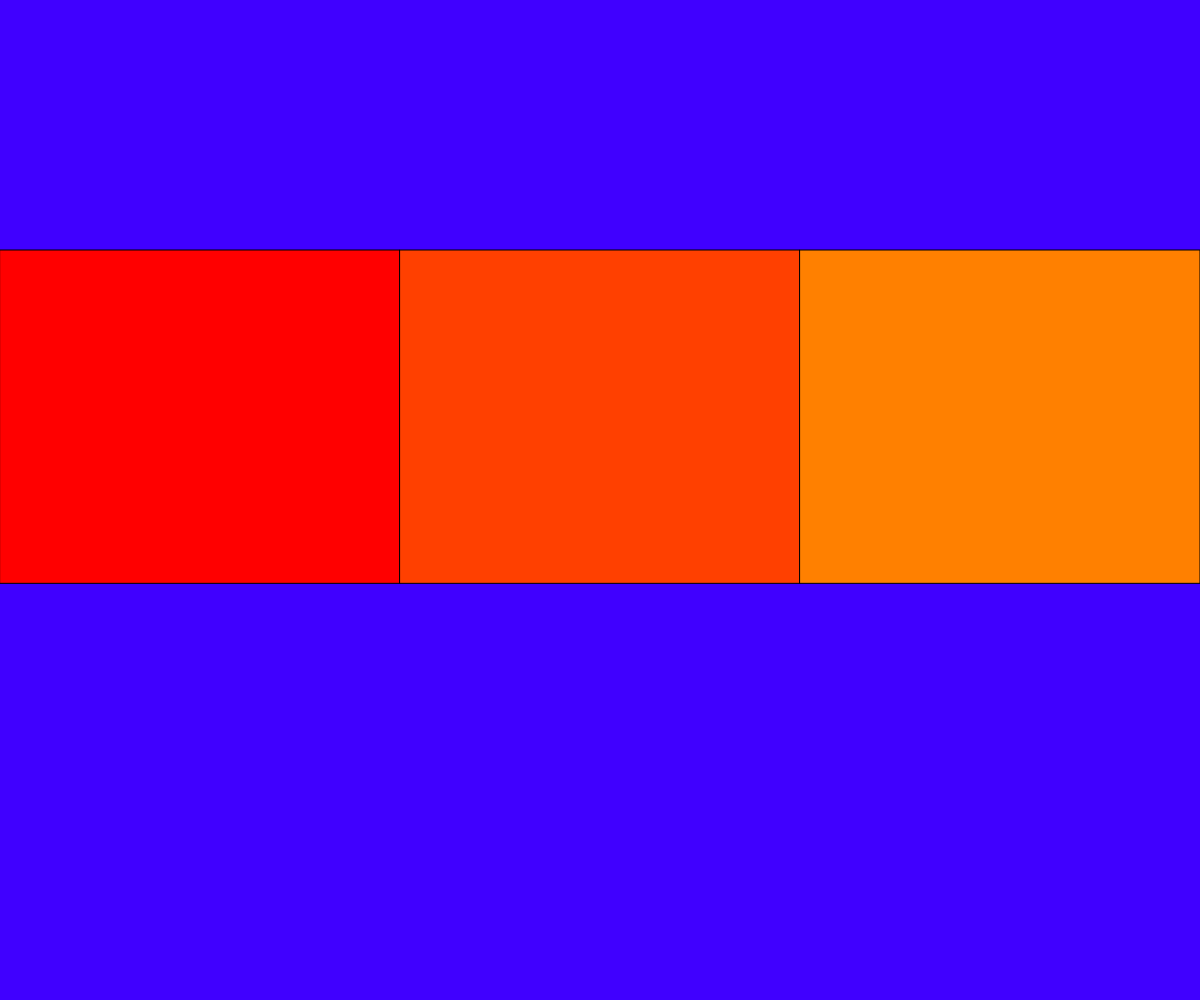
Frame 1 (no input)
Frame 60 (no input): identical to frame 1, image omitted
Frame 120 (the mouse pressed at the canvas centre since frame 60): identical to frame 1, image omitted

The p5.js sketch that drew this single still picture (run headless with seeded random() and noise() and a simulated clock; from frame 60 on, the mouse is pressed at the canvas centre):

// p5.js sketch
// ── sketch.js
let columnWidth;
let columnHeight;
let hues = [0,15,30];


function setup() {
  createCanvas(windowWidth, windowHeight);
  colorMode(HSB,360,100,100)
  columnWidth = width / 3;
  columnHeight = height / 3; 
 
}

function draw() {
  background(255,100,100);

  for (let counter = 0; counter < 3; counter++) {
    // let h = counter * 15;
    let h = hues[counter]
    let x = counter * columnWidth;
    let y = height / 4;
    
    fill(h,100,100)
    rect(x, y, columnWidth, columnHeight);
  }
}
